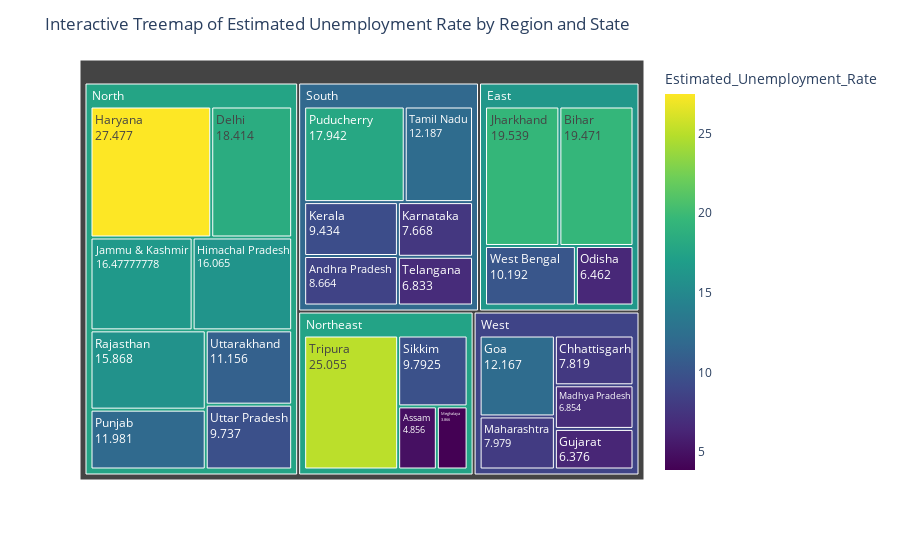

The cell this chart's notebook holds for it:
### Code cell
# Create a hierarchical DataFrame for the treemap
hierarchical_df = df.groupby(['Region', 'States'])['Estimated_Unemployment_Rate'].mean().reset_index()

# Create an interactive treemap using Plotly Express
fig = px.treemap(hierarchical_df, path=['Region', 'States'], values='Estimated_Unemployment_Rate',
                 color='Estimated_Unemployment_Rate', hover_data=['Estimated_Unemployment_Rate'],
                 color_continuous_scale='Viridis')

# Add labels for Estimated_Unemployment_Rate values
fig.update_traces(textinfo="label+value")

# Customize the treemap layout
fig.update_layout(title='Interactive Treemap of Estimated Unemployment Rate by Region and State',
                  coloraxis_showscale=True)

# Show the interactive treemap
fig.show()

### Figure 1 — Plotly figure (JSON) as saved in the notebook; plotly's stock layout.template omitted (floating-point values rounded to 4 significant figures)
{"data": [{"branchvalues": "total", "customdata": [[8.664, 8.664], [4.856, 4.856], [19.47, 19.47], [7.819, 7.819], [18.41, 18.41], [12.17, 12.17], [6.376, 6.376], [27.48, 27.48], [16.07, 16.07], [16.48, 16.48], [19.54, 19.54], [7.668, 7.668], [9.434, 9.434], [6.854, 6.854], [7.979, 7.979], [3.866, 3.866], [6.462, 6.462], [17.94, 17.94], [11.98, 11.98], [15.87, 15.87], [9.793, 9.793], [12.19, 12.19], [6.833, 6.833], [25.05, 25.05], [9.737, 9.737], [11.16, 11.16], [10.19, 10.19], [16.29, 16.29], [17.6, 17.6], [17.49, 17.49], [11.8, 11.8], [8.75, 8.75]], "domain": {"x": [0, 1], "y": [0, 1]}, "hovertemplate": "labels=%{label}<br>Estimated_Unemployment_Rate_sum=%{value}<br>parent=%{parent}<br>id=%{id}<br>Estimated_Unemployment_Rate=%{color}<extra></extra>", "ids": ["South/Andhra Pradesh", "Northeast/Assam", "East/Bihar", "West/Chhattisgarh", "North/Delhi", "West/Goa", "West/Gujarat", "North/Haryana", "North/Himachal Pradesh", "North/Jammu & Kashmir", "East/Jharkhand", "South/Karnataka", "South/Kerala", "West/Madhya Pradesh", "West/Maharashtra", "Northeast/Meghalaya", "East/Odisha", "South/Puducherry", "North/Punjab", "North/Rajasthan", "Northeast/Sikkim", "South/Tamil Nadu", "South/Telangana", "Northeast/Tripura", "North/Uttar Pradesh", "North/Uttarakhand", "East/West Bengal", "East", "North", "Northeast", "South", "West"], "labels": ["Andhra Pradesh", "Assam", "Bihar", "Chhattisgarh", "Delhi", "Goa", "Gujarat", "Haryana", "Himachal Pradesh", "Jammu & Kashmir", "Jharkhand", "Karnataka", "Kerala", "Madhya Pradesh", "Maharashtra", "Meghalaya", "Odisha", "Puducherry", "Punjab", "Rajasthan", "Sikkim", "Tamil Nadu", "Telangana", "Tripura", "Uttar Pradesh", "Uttarakhand", "West Bengal", "East", "North", "Northeast", "South", "West"], "marker": {"coloraxis": "coloraxis", "colors": [8.664, 4.856, 19.47, 7.819, 18.41, 12.17, 6.376, 27.48, 16.07, 16.48, 19.54, 7.668, 9.434, 6.854, 7.979, 3.866, 6.462, 17.94, 11.98, 15.87, 9.793, 12.19, 6.833, 25.05, 9.737, 11.16, 10.19, 16.29, 17.6, 17.49, 11.8, 8.75]}, "name": "", "parents": ["South", "Northeast", "East", "West", "North", "West", "West", "North", "North", "North", "East", "South", "South", "West", "West", "Northeast", "East", "South", "North", "North", "Northeast", "South", "South", "Northeast", "North", "North", "East", "", "", "", "", ""], "textinfo": "label+value", "type": "treemap", "values": [8.664, 4.856, 19.47, 7.819, 18.41, 12.17, 6.376, 27.48, 16.07, 16.48, 19.54, 7.668, 9.434, 6.854, 7.979, 3.866, 6.462, 17.94, 11.98, 15.87, 9.793, 12.19, 6.833, 25.05, 9.737, 11.16, 10.19, 55.66, 127.2, 43.57, 62.73, 41.2]}], "layout": {"coloraxis": {"colorbar": {"title": {"text": "Estimated_Unemployment_Rate"}}, "colorscale": [[0, "#440154"], [0.1111, "#482878"], [0.2222, "#3e4989"], [0.3333, "#31688e"], [0.4444, "#26828e"], [0.5556, "#1f9e89"], [0.6667, "#35b779"], [0.7778, "#6ece58"], [0.8889, "#b5de2b"], [1, "#fde725"]], "showscale": true}, "legend": {"tracegroupgap": 0}, "margin": {"t": 60}, "title": {"text": "Interactive Treemap of Estimated Unemployment Rate by Region and State"}}}
